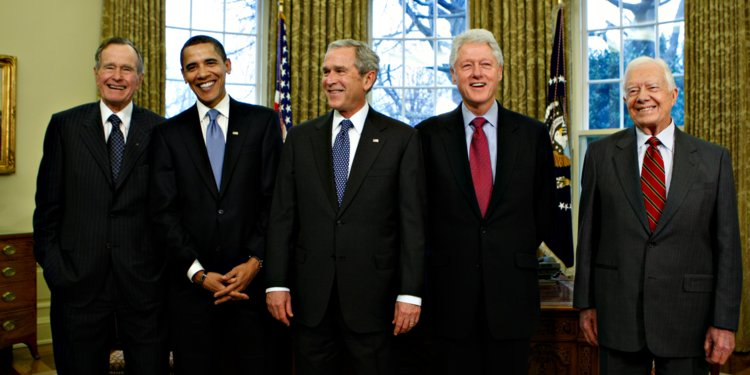
#> input picture presidents_face.jpg, 750 x 375 px
$ python Face_Detection.py presidents_face.jpg haarcascade_frontalface_default.xml
#> lines starting #> are read from the running program, lines starting #| are printed output that depends on the picture; after the words box and inside, x2 and y2 are one past the last pixel; in counts of white or black regions, pixels touching at a corner belong together
import cv2
import sys

image_path = sys.argv[1]
cascade_path = sys.argv[2]

face_cascade = cv2.CascadeClassifier(cascade_path)

image = cv2.imread(image_path)
#> image is the input picture: shape (375, 750, 3); mean B, G, R 50.2, 62.3, 65.8

faces = face_cascade.detectMultiScale(
	image,
	scaleFactor = 1.1,
	minNeighbors = 4,
	minSize = (5,5),
	flags = cv2.CASCADE_SCALE_IMAGE
	)
#> faces = [[91, 47, 54, 54], [175, 44, 53, 53], [450, 43, 55, 55], [307, 51, 55, 55]]

print('found faces!!')
for x,y,w,h in faces:
	cv2.rectangle(image , (x,y) , (x+w , y+h) , (0,255,0) , 3)
#> this loop made 4 passes
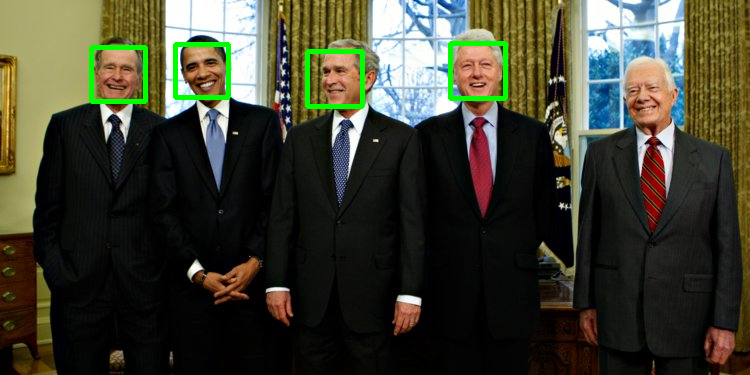
#> image: shape (375, 750, 3); 1.53% of pixels changed, all inside (x1, y1, x2, y2) = (89, 41, 508, 109)

cv2.imshow('faces detected !' , image)
cv2.waitKey(0)
